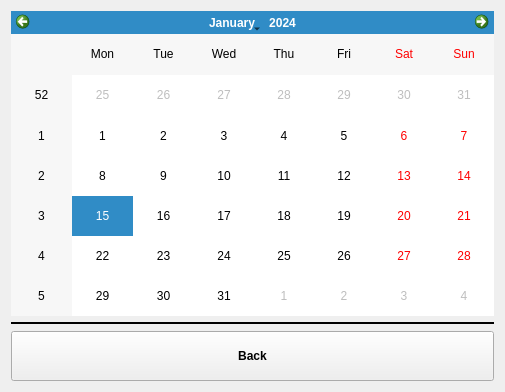
<?xml version="1.0" encoding="UTF-8"?>
<ui version="4.0">
 <class>CalendarAppWidget</class>
 <widget class="QWidget" name="CalendarAppWidget">
  <property name="geometry">
   <rect>
    <x>0</x>
    <y>0</y>
    <width>505</width>
    <height>392</height>
   </rect>
  </property>
  <property name="windowTitle">
   <string>Form</string>
  </property>
  <layout class="QVBoxLayout" name="verticalLayout">
   <item>
    <layout class="QGridLayout" name="gridLayout">
     <item row="0" column="0">
      <widget class="QCalendarWidget" name="calendarWidget"/>
     </item>
     <item row="2" column="0">
      <widget class="QPushButton" name="backBtn">
       <property name="font">
        <font>
         <weight>75</weight>
         <bold>true</bold>
        </font>
       </property>
       <property name="text">
        <string>
Back
</string>
       </property>
      </widget>
     </item>
     <item row="1" column="0">
      <widget class="Line" name="line">
       <property name="frameShadow">
        <enum>QFrame::Plain</enum>
       </property>
       <property name="lineWidth">
        <number>2</number>
       </property>
       <property name="orientation">
        <enum>Qt::Horizontal</enum>
       </property>
      </widget>
     </item>
    </layout>
   </item>
  </layout>
 </widget>
 <resources/>
 <connections/>
</ui>
